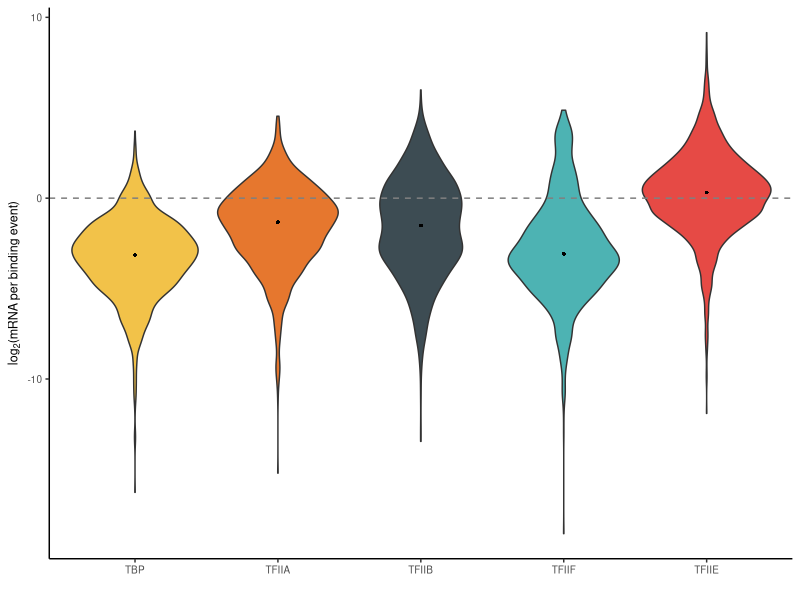

This chart was generated by the following R code: (Note: this script raises an error after producing the figure.)
rm(list = ls())

library(tidyverse)

set.seed(42)

# load synthesis rates and get quartiles 
synthesisRates = read.csv("data/synthesisRates.csv") 

# upload table replace <1 min with a random number between 0-1
resTimes = read.csv("data/residence_times_all.csv") %>% 
  pivot_longer(cols = TBP:TFIIF, names_to = "factorName", values_to = "resTime", values_drop_na = TRUE) %>% 
  distinct()

plotResTime = resTimes %>% 
  mutate(randNum = runif(nrow(resTimes), min=0, max=1)) %>% 
  mutate(resTimesNum = ifelse(resTime == "<1", randNum, as.numeric(resTime))) %>% 
  #mutate(resTimesNum = ifelse(resTimesNum > 20, 20, resTimesNum)) %>% 
  inner_join(synthesisRates) %>% 
  mutate(TR_efficiency = synthesis_perCell_perMin * resTimesNum)

plotResTime$factorName = factor(plotResTime$factorName, levels = c("TBP", "TFIIA", "TFIIB", 
                                                                   "TFIIF", "TFIIE"))

colorPalette = c("#F2C249", "#E6772E", "#3D4C53", "#4DB3B3", "#E64A45")
p = ggplot(plotResTime, aes(x = factorName, y = log2(TR_efficiency), fill = factorName))
p + geom_violin() +
  theme_classic() +
  xlab(" ") +
  ylab((expression(paste(log[2],"(mRNA per binding event)")))) +
  geom_hline(yintercept = 0, color = "grey50", linetype = "dashed") +
  theme(panel.background = element_rect(fill = "transparent"), # bg of the panel
        plot.background = element_rect(fill = "transparent", color = NA),
        text = element_text(size=9),
        legend.position = "none",
        panel.grid.major = element_blank(), 
        panel.grid.minor = element_blank()) +
  #facet_wrap(~factorName, scales = "free", nrow = 1) +
  scale_color_manual(values = colorPalette) +
  scale_fill_manual(values = colorPalette) +
  stat_summary(fun=median, geom="point", shape=16, size=1)
ggsave("figures/panels/fig3/TR_efficiency.pdf", width = 6, height = 4, units = "cm")

mean_and_median = resTimes %>% 
  mutate(randNum = runif(nrow(resTimes), min=0, max=1)) %>% 
  mutate(resTimesNum = ifelse(resTime == "<1", randNum, as.numeric(resTime))) %>% 
  #mutate(resTimesNum = ifelse(resTimesNum > 20, 20, resTimesNum)) %>% 
  inner_join(synthesisRates) %>% 
  mutate(TR_efficiency = synthesis_perCell_perMin * resTimesNum) %>% 
  group_by(factorName) %>% 
  summarise(mean = mean(TR_efficiency), med = median(TR_efficiency))

